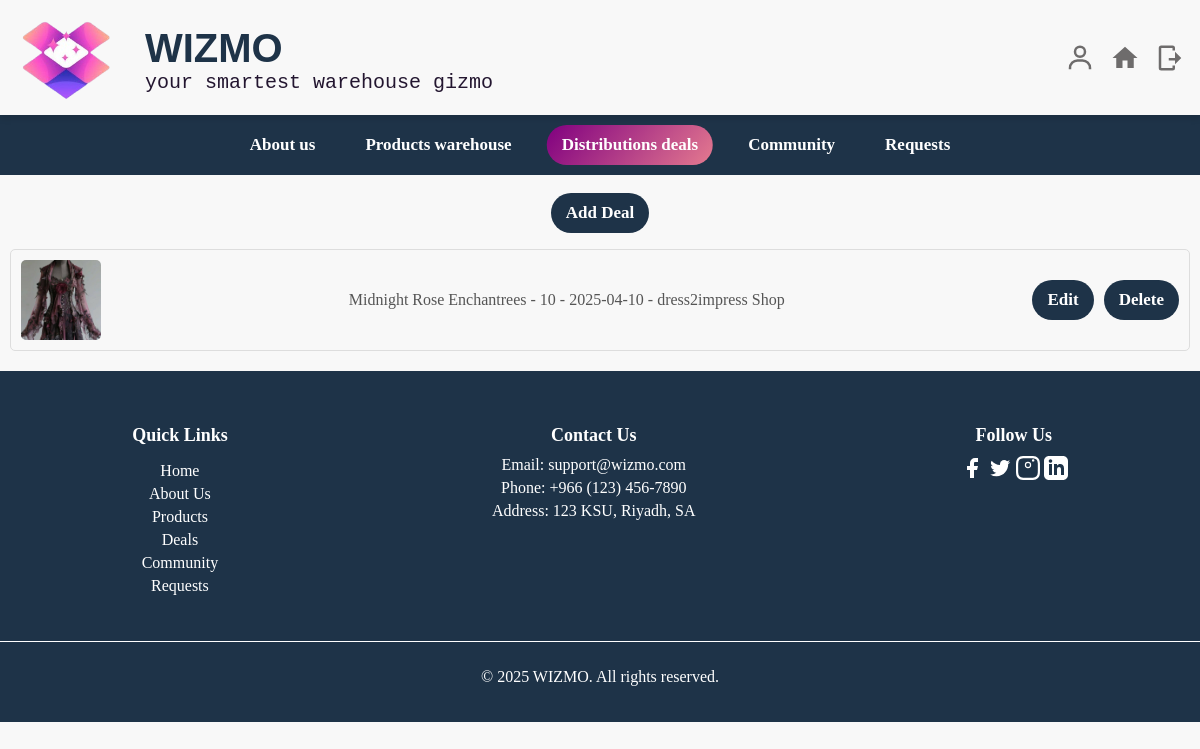
Page /deals.php (signed in) on the committed database.
### tables this page shows
CREATE TABLE `deal` (
  `dealID` int(11) NOT NULL,
  `distributorName` varchar(300) NOT NULL,
  `productName` varchar(300) NOT NULL,
  `username` varchar(300) NOT NULL,
  `quantity` varchar(100) NOT NULL,
  `date` varchar(300) NOT NULL
);

CREATE TABLE `product` (
  `productName` varchar(250) NOT NULL,
  `quantity` varchar(100) NOT NULL,
  `description` varchar(500) NOT NULL,
  `image` varchar(300) NOT NULL,
  `price` varchar(50) NOT NULL,
  `username` varchar(300) NOT NULL
);

### deals.php (the view, shortened to what this page needs)
<?php
$servername = "localhost";
$username = "root";
$password = "root";
$dbname = "Wizmo";
$port = 8889;
$conn = new mysqli($servername, $username, $password, $dbname, $port);
$current_username = $_SESSION['username'];
$sql = "SELECT d.*, p.image FROM Deal d
        LEFT JOIN Product p ON d.productName = p.productName
        WHERE d.username = ?";
$stmt = $conn->prepare($sql);
$stmt->bind_param("s", $current_username);
$stmt->execute();
$result = $stmt->get_result();
?>
<!DOCTYPE html>
<html>
<head>
    <link rel="stylesheet" href="MainStyles.css">
</head>
<body>
    <header>
        <div class="header-container">
            <img src="images/wizmoLOGO.png" alt="logo" width="90" height="80" class="Navimg">
            <div class="text-container">
                <h2>WIZMO</h2>
                <h3>your smartest warehouse gizmo</h3>
            </div>
            <div class="header-links">
                <a href="profile.php"><svg class="header-icon"><use href="#account"/></svg></a>
                <a href="Homepage.php"><svg class="header-icon"><use href="#home"/></svg></a>
                <a href="index.php"><svg class="header-icon"><use href="#logout"/></svg></a>
            </div>
        </div>
    </header>
    <nav class="navBar">
        <ul>
            <li class="link1"><a href="aboutus.php">About us</a></li>
            <li class="link2"><a href="Products.php">Products warehouse</a></li>
            <li class="link3"><a href="deals.php" class="active">Distributions deals</a></li>
            <li class="link4"><a href="community.php">Community</a></li>
            <li class="link5"><a href="request.php">Requests</a></li>
        </ul>
    </nav>
    <br>
    <button class="add-deal-btn" onclick="showPopup()">Add Deal</button>
    <ul id="dealsList">
        <?php while($row = $result->fetch_assoc()): ?>
            <li class="deal-item">
                <img src="<?php echo !empty($row['image']) ? htmlspecialchars($row['image']) : 'images/placeholder.png'; ?>"
                     alt="Product" class="product-img">
                <span><?php echo htmlspecialchars($row['productName']); ?> -
                      <?php echo htmlspecialchars($row['quantity']); ?> -
                      <?php echo htmlspecialchars($row['date']); ?> -
                      <?php echo htmlspecialchars($row['distributorName']); ?></span>
                <div class="deal-buttons">
                    <a href="edit_deal.php?id=<?php echo $row['dealID']; ?>"><button>Edit</button></a>
                    <a href="delete_deal.php?id=<?php echo $row['dealID']; ?>"
                       onclick="return confirm('Are you sure you want to delete this deal?');">
                       <button>Delete</button>
                    </a>
                </div>
            </li>
        <?php endwhile; ?>
    </ul>
    <footer>
        <div class="footer-container">
            <div class="footer-section">
                <h4>Quick Links</h4>
                <ul>
                    <li><a href="HomePage.php">Home</a></li>
                    <li><a href="aboutus.php">About Us</a></li>
                    <li><a href="Products.php">Products</a></li>
                    <li><a href="deals.php">Deals</a></li>
                    <li><a href="community.php">Community</a></li>
                    <li><a href="request.html">Requests</a></li>
                </ul>
            </div>
            <div class="footer-section">
                <h4>Contact Us</h4>
                <p>Email: support@wizmo.com</p>
                <p>Phone: +966 (123) 456-7890</p>
                <p>Address: 123 KSU, Riyadh, SA</p>
            </div>
            <div class="footer-section">
                <h4>Follow Us</h4>
                <a href="https://www.facebook.com"><svg width="24" height="24"><use href="#facebook"/></svg></a>
                <a href="https://twitter.com"><svg width="24" height="24"><use href="#twitter"/></svg></a>
                <a href="https://www.instagram.com"><svg width="24" height="24"><use href="#instagram"/></svg></a>
                <a href="https://www.linkedin.com"><svg width="24" height="24"><use href="#linkedin"/></svg></a>
            </div>
        </div>
        <div class="footer-bottom">
            <p>&copy; 2025 WIZMO. All rights reserved.</p>
        </div>
    </footer>
</body>
</html>

### MainStyles.css (style rules this page uses)
body, html { margin: 0; padding: 0; background-color: #f8f8f8; }
header { background-color: #f8f8f8; color: black; box-shadow: 0 4px 6px rgba(0, 0, 0, 0.1); position: sticky; top: 0; z-index: 10; height: 115px; }
.header-container { display: flex; align-items: center; justify-content: space-between; gap: 10px; padding: 10px 15px; max-width: 1200px; margin: 0 auto; }
.header-icon { width: 30px; height: 30px; fill: #6e6c6c; transition: fill 0.3s ease; }
.header-container .Navimg { width: 100px; height: 100px; margin-right: 10px; }
.text-container { display: flex; flex-direction: column; align-items: flex-start; text-align: left; margin-left: 10px; }
.text-container h2, .text-container h3 { text-align: left; margin: 0; }
.text-container h2 { font-family:Impact, Haettenschweiler, 'Arial Narrow Bold', sans-serif; font-weight:700; font-size: 40px; color: #1e3348; }
.text-container h3 { font-family:monospace; font-weight:400; font-size: 20px; color: rgb(35, 22, 48); }
.header-links { display: flex; align-items: center; gap: 15px; margin-left: auto; }
.navBar { background-color: #1e3348; font-family: Cambria, Cochin, Georgia, Times, 'Times New Roman', serif; font-size: 17px; font-weight: 800; width: 100%; padding: 10px 0; text-align: center; position: relative; }
.navBar ul { display: flex; justify-content: center; align-items: center; margin: 0; padding: 0; list-style: none; }
.navBar ul li { margin: 0 10px; }
.navBar ul li a { color: white; text-decoration: none; padding: 10px 15px; display: inline-block; position: relative; transition: all 0.3s ease; }
.navBar ul li a::before { content: ''; position: absolute; top: 50%; left: 50%; transform: translate(-50%, -50%) scale(0); width: 100%; height: 100%; background: linear-gradient(130deg, #800080, #e47a8f); border-radius: 25px; opacity: 0; transition: all 0.3s ease; z-index: -1; }
.navBar ul li a:hover::before, .navBar ul li a.active::before { transform: translate(-50%, -50%) scale(1); opacity: 1; }
.navBar ul li a:hover, .navBar ul li a.active { color: white; z-index: 1; }
footer { background-color: #1e3348; color: #fff; padding: 20px 0; margin-top: 20px; text-align: center; }
.footer-container { display: flex; justify-content: space-around; flex-wrap: wrap; max-width: 1200px; margin: 0 auto; }
.footer-section { margin: 10px 20px; }
.footer-section h4 { margin-bottom: 10px; font-size: 18px; }
.footer-section ul { list-style: none; padding: 0; }
.footer-section ul li { margin: 5px 0; }
.footer-section ul li a { color: #fff; text-decoration: none; }
.footer-section p { margin: 5px 0; }
.footer-bottom { text-align: center; margin-top: 20px; padding-top: 10px; border-top: 1px solid #ffffff; color: #ffffff; }
svg { width: 24px; height: 24px; fill: currentColor; transition: fill 0.3s ease; color: #ffffff; }
ul li { margin-bottom: 10px; font-size: 1em; color: #555; }

### deals.php (style rules this page uses)
body { font-family: Cambria, Cochin, Georgia, Times, 'Times New Roman', serif; text-align: center; }
#dealsList { list-style: none; padding: 0; }
.deal-item { display: flex; align-items: center; justify-content: space-between; border: 1px solid #ddd; padding: 10px; margin: 10px; border-radius: 5px; }
button { background-color: #1e3348; font-family: Cambria, Cochin, Georgia, Times, 'Times New Roman', serif; font-size: 17px; font-weight: 800; color: white; text-decoration: none; padding: 10px 15px; display: inline-block; position: relative; border-radius: 25px; transition: all 0.3s ease; border: none; cursor: pointer; z-index: 1; }
button::before { content: ''; position: absolute; top: 50%; left: 50%; transform: translate(-50%, -50%) scale(0); width: 100%; height: 100%; background: linear-gradient(130deg, #800080, #e47a8f); border-radius: 25px; opacity: 0; transition: all 0.3s ease; z-index: -1; }
.deal-buttons { display: flex; justify-content: flex-end; gap: 10px; }
.product-img { width: 80px; height: 80px; object-fit: cover; border-radius: 5px; }

### rows in the picture
deal: productName.image (picture), productName "Midnight Rose Enchantrees", quantity "10", date "2025-04-10", distributorName "dress2impress Shop"
